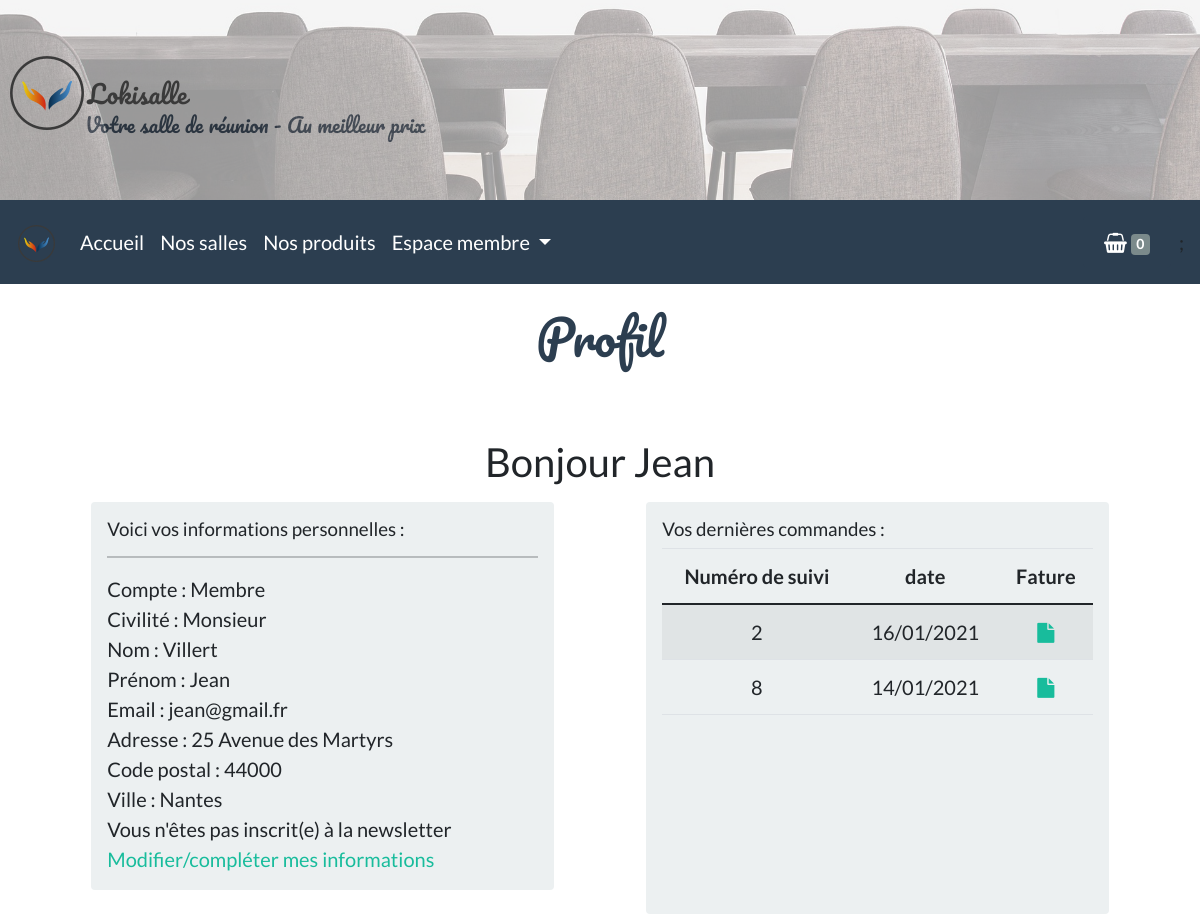
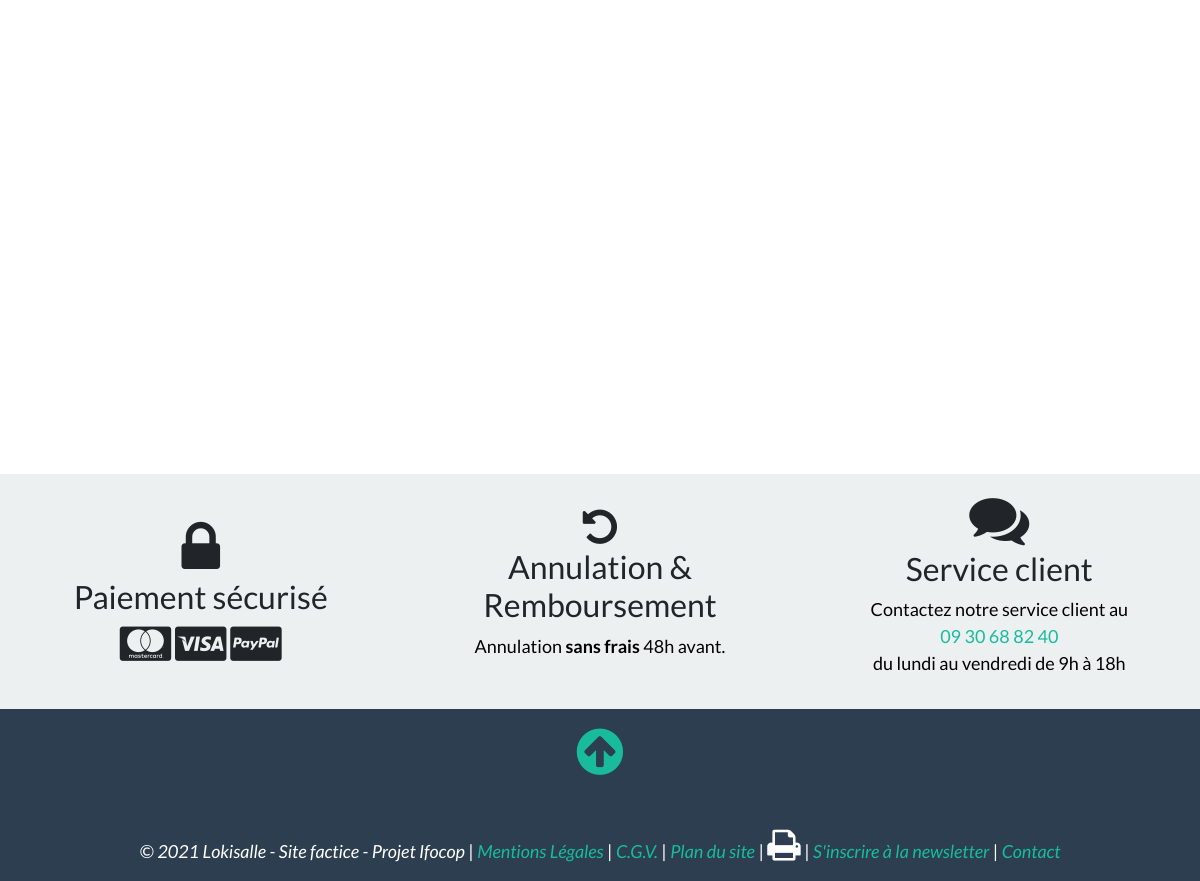
/pages/profil.php (signed in), run on the app's committed database (2 pictures, top to bottom).
### tables this page shows
CREATE TABLE `commande` (
  `id_commande` int(6) NOT NULL,
  `montant` int(5) NOT NULL,
  `id_membre` int(5) NOT NULL,
  `date` datetime NOT NULL
);

### inc/fonction.inc.php (called while the page is built, shortened)
<?php
function internauteEstConnecte()
{
    if (isset($_SESSION['membre']))
    {
        return true;
    } else
    {
        return false;
    }
}
?>

### pages/profil.php (the view, shortened to what this page needs)
<?php include_once('../inc/init.inc.php');?>
<?php
$newsletter=$pdo->query('SELECT * FROM newsletter');
$membre_id = $_SESSION['membre']['id_membre'];
$newsletter_info = "";
while ($nl_datas=$newsletter->fetch(PDO::FETCH_ASSOC))
{
    if($nl_datas['id_membre'] == $_SESSION['membre']['id_membre']){
        $newsletter_info = 'Vous êtes inscrit(e) à la newsletter<br>';
    }else{
        $newsletter_info = 'Vous n\'êtes pas inscrit(e) à la newsletter<br>';
    }
}
?>
<?php include_once("../inc/haut.inc.php");?>
<?php include_once('../inc/menu.inc.php');?>
<h1>Profil</h1>
<div id="profil" class="conteneur py-5">
<?php
if (internauteEstConnecte())
{
   ?>
    <h2 class="text-center mb-3">Bonjour <?php echo $_SESSION['membre']['pseudo'] ?></h2>
        <div class="row">
            <div class="col-12 col-md-5 bg-light p-3 mb-4 rounded mx-auto">
            <h3 class="h5">Voici vos informations personnelles :</h3>
            <hr>
            Compte : <?php if (isset($_SESSION['membre']['statut']) && $_SESSION['membre']['statut'] == 1) {
        echo 'Admin';
    } else {
        echo 'Membre';
    } ?><br>
            Civilité : <?php if (isset($_SESSION['membre']['sexe']) && $_SESSION['membre']['sexe'] == 'm') {
        echo 'Monsieur';
    } elseif (isset($_SESSION['membre']['sexe']) && $_SESSION['membre']['sexe'] == 'f') {
        echo 'Madame';
    } else
    {
        echo '';
    } ?><br>
            Nom : <?php echo $_SESSION['membre']['nom'] ?><br>
            Prénom : <?php echo $_SESSION['membre']['prenom'] ?><br>
            Email : <?php echo $_SESSION['membre']['email'] ?><br>
            Adresse : <?php echo $_SESSION['membre']['adresse'] ?><br>
            Code postal : <?php echo $_SESSION['membre']['cp'] ?><br>
            Ville : <?php echo $_SESSION['membre']['ville'] ?><br>
            <?php  echo $newsletter_info; ?>
            <a href="?action=modif#modification">Modifier/compléter mes informations</a>
            </div>
            <?php
            $commande = $pdo->query("SELECT date_format(date,'%d/%m/%Y') AS new_date,commande.* FROM commande WHERE id_membre = $membre_id");
            if ($commande->rowCount() != 0)
            {
            ?>
            <div class="col-12 col-md-5 bg-light rounded p-3 mx-auto">
            <h3 class="h5">Vos dernières commandes :</h3>
            <table class="table table-striped text-center">
                <thead>
                    <tr>
                        <th>Numéro de suivi</th>
                        <th>date</th>
                        <th>Fature</th>
                    </tr>
                </thead>
                <tbody>
                <?php
                  while ($datas = $commande->fetch(PDO::FETCH_ASSOC))
                  {
                  ?>
                 <tr>
                    <td><?php echo $datas['id_commande'] ?></td>
                    <td><?php echo $datas['new_date'] ?></td>
                    <td><a href ="/pages/facture.php?id_commande=<?php echo $datas['id_commande'] ?>"><i class="fa fa-file"></i></a></td>
                </tr>
                <?php
                }
            }?>
                </tbody>
            </table>
        </div>
<?php
}
?>
    </div>
</div>
<?php
require_once("../inc/bas.inc.php");
?>

### inc/css/style.css (style rules this page uses)
* { box-sizing: border-box; }
body { min-height: 1000px; font-size: clamp(20px, 0.8em, 1em); }
h1 { text-align: center; color: #2C3E50; font-family: "Pacifico", cursive; margin: 2% 0%; }
.conteneur { margin: 0 auto; width: 90%; min-height: 1000px; }

### data on the page
commande: id_commande "2", new_date "16/01/2021"
commande: id_commande "8", new_date "14/01/2021"

### other printed values
$_SESSION['membre']['pseudo'] "Jean"
$_SESSION['membre']['nom'] "Villert"
$_SESSION['membre']['prenom'] "Jean"
$_SESSION['membre']['email'] "jean@gmail.fr"
$_SESSION['membre']['adresse'] "25 Avenue des Martyrs"
$_SESSION['membre']['cp'] "44000"
$_SESSION['membre']['ville'] "Nantes"
